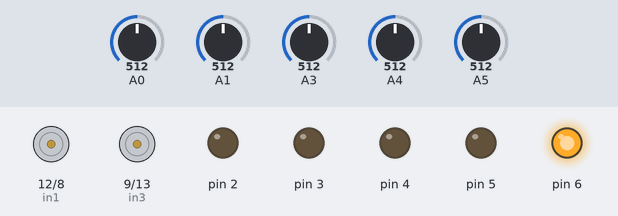
Recording of a sketch running on a simulated Arduino Uno, built with avr-gcc and run on an emulated ATmega328P. Parts: motor-driver pin pairs drawn as motors (green arrow = first pin HIGH = forward, orange = second pin HIGH = backward, longer = more drive, scaled by the enable pin), output pins drawn as LEDs (lit = HIGH). Dashed ring = blinking. Inputs (shaded band) come from the test bench; at power-on: A1 = 512, A3 = 512, A0 = 512, A4 = 512, A5 = 512.

Above: at 1.2 s.
1.3 s: A1 set to 965
4.6 s: A1 set to 984
At 4.63 s:
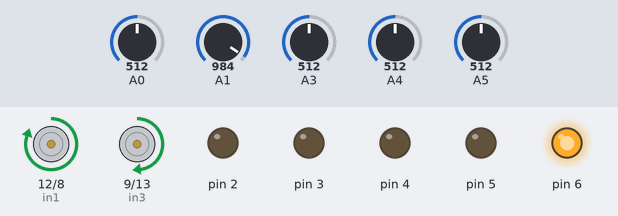
At 5.53 s:
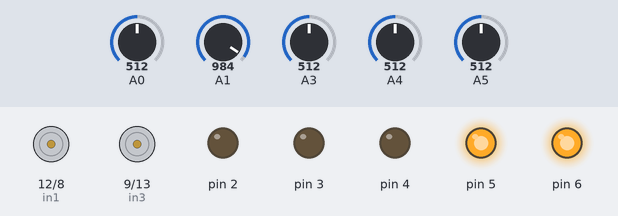
7.9 s: A3 set to 215
11.2 s: A3 set to 192
At 12.58 s:
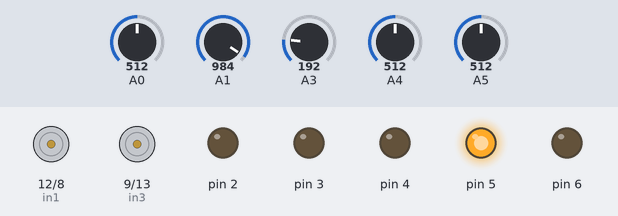
14.5 s: A0 set to 793
17.8 s: A0 set to 815
At 18.51 s:
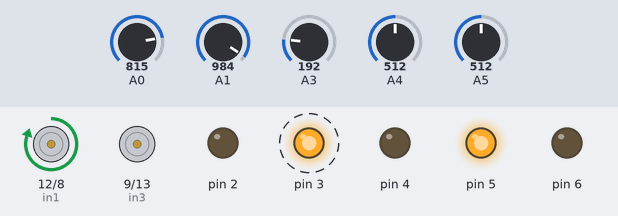
Timing chart, 0 to 22.1 s (numbered marks = the images above; inputs shaded):
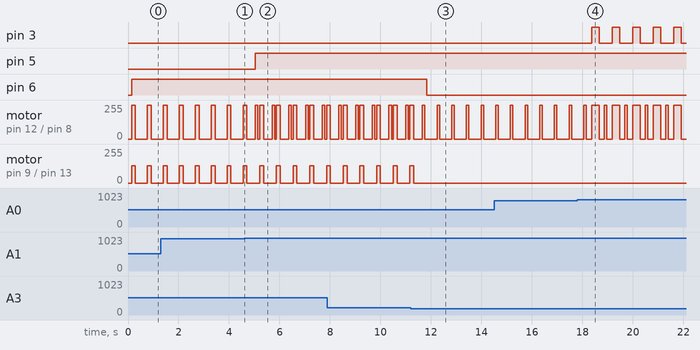

The sketch:

car.ino
```cpp
int enA = 10;//ซ้าย
int in1 = 12;
int in2 = 8;
int enB = 11;
int in4 = 13;
int in3 =9;
void setup()
{
// set all the motor control pins to outputs
pinMode(enA, OUTPUT);
pinMode(in1, OUTPUT);
pinMode(in2, OUTPUT);
pinMode(enB, OUTPUT);
pinMode(in3, OUTPUT);
pinMode(in4, OUTPUT);
pinMode(A0,INPUT);
  pinMode(A1,INPUT);
  pinMode(A2,INPUT);
  pinMode(A3,INPUT);
  pinMode(A5,INPUT);
  pinMode(2,OUTPUT);
   pinMode(6,OUTPUT);
   pinMode(5,OUTPUT);
    pinMode(4,OUTPUT);
     pinMode(3,OUTPUT);
  Serial.begin(9600);
}
void loop()
{
// this function will run the motors in both directions at a fixed speed
// turn on motor A
if(analogRead(A1)> 975 ){
digitalWrite(in1, HIGH);
digitalWrite(in2, LOW);
digitalWrite(in3, LOW);
digitalWrite(in4, LOW);
digitalWrite(5 , HIGH);
// set speed to 200 out of possible range 0~255
analogWrite(enA, 253);
analogWrite(enB, 130);// Speed Control
delay(100);}
else{
  digitalWrite(in1, LOW);
digitalWrite(in2, LOW);
digitalWrite(in3, LOW);
digitalWrite(in4, LOW);
digitalWrite(5 , LOW);
delay(70);}
if(analogRead(A5)> 900 ){
digitalWrite(in1, HIGH);
digitalWrite(in2, LOW);
digitalWrite(in3, LOW);
digitalWrite(in4, LOW);
digitalWrite(4 , HIGH);
// set speed to 200 out of possible range 0~255
analogWrite(enA, 253);
analogWrite(enB, 130);// Speed Control
delay(150);}
else{
  digitalWrite(in1, LOW);
digitalWrite(in2, LOW);
digitalWrite(in3, LOW);
digitalWrite(in4, LOW);
digitalWrite(4 , LOW);
delay(70);}
if(analogRead(A3)> 200 )
{
 digitalWrite(in1, HIGH);
digitalWrite(in2, LOW);
digitalWrite(in3, HIGH);
digitalWrite(in4, LOW);
digitalWrite(6 , HIGH);
// set speed to 200 out of possible range 0~255
analogWrite(enA, 253);
analogWrite(enB, 130);// Speed Control
delay(150);}

else{
  digitalWrite(in1, LOW);
digitalWrite(in2, LOW);
digitalWrite(in3, LOW);
digitalWrite(in4, LOW);
digitalWrite(6 , LOW);
delay(70);}

 if(analogRead(A4)> 900 )
{
 digitalWrite(in1, LOW);
digitalWrite(in2, LOW);
digitalWrite(in3, HIGH);
digitalWrite(in4, LOW);
digitalWrite(2 , HIGH);
// set speed to 200 out of possible range 0~255
analogWrite(enA, 253);
analogWrite(enB, 130);// Speed Control
delay(300);}

else{
  digitalWrite(in1, LOW);
digitalWrite(in2, LOW);
digitalWrite(in3, LOW);
digitalWrite(in4, LOW);
digitalWrite(2 , LOW);
delay(70);}

if(analogRead(A0)> 800 )
{
 digitalWrite(in1, HIGH);
digitalWrite(in2, LOW);
digitalWrite(in3, LOW);
digitalWrite(in4, LOW);
digitalWrite(3 , HIGH);
// set speed to 200 out of possible range 0~255
analogWrite(enA, 253);
analogWrite(enB, 130);// Speed Control
delay(300);}
else{
  digitalWrite(in1, LOW);
digitalWrite(in2, LOW);
digitalWrite(in3, LOW);
digitalWrite(in4, LOW);
digitalWrite(3 , LOW);
delay(70);}
///////////////////////////////
if(analogRead(A0)< 900&& analogRead(A4)< 980&&analogRead(A3)< 200&&analogRead(A5)< 900 &&analogRead(A1)< 975){
  {
 digitalWrite(in1, LOW);
digitalWrite(in2, HIGH);
digitalWrite(in3, LOW);
digitalWrite(in4, HIGH);
// set speed to 200 out of possible range 0~255
analogWrite(enA, 253);
analogWrite(enB, 130);// Speed Control
delay(100);
}
}
else{
digitalWrite(in1, LOW);
digitalWrite(in2, LOW);
digitalWrite(in3, LOW);
digitalWrite(in4, LOW);
digitalWrite(3 , LOW);
delay(200);
}
}
//analogWrite(enA, 200);
//analogWrite(enB, 120);// Speed Control
//delay(600);

//}
```

Measured:
- the behaviour switches between 975 and 976 on A1 (found by bisection; images 0 and 1)
- the behaviour switches between 201 and 200 on A3 (found by bisection; images 2 and 3)
- the behaviour switches between 800 and 801 on A0 (found by bisection; images 3 and 4)
- after the input at 4.6 s, pin 5: LOW → HIGH after 0.45 s
- after the input at 11.2 s, pin 6: HIGH → LOW after 0.63 s; motor on pin 9 (in3) / pin 13 (in4): goes on until 11.3 s, then stays stopped
- after the input at 17.8 s, pin 3: alternates HIGH for 0.30 s and LOW for 0.51 s, starting after 0.56 s
- by itself, motor on pin 12 (in1) / pin 8 (in2): repeats every 0.81 s: stopped 0.21 s, forward 253/255 0.30 s, stopped 0.20 s, forward 253/255 0.10 s
- by itself, motor on pin 9 (in3) / pin 13 (in4): alternates forward 130/255 for 0.15 s and stopped for 0.51 s
